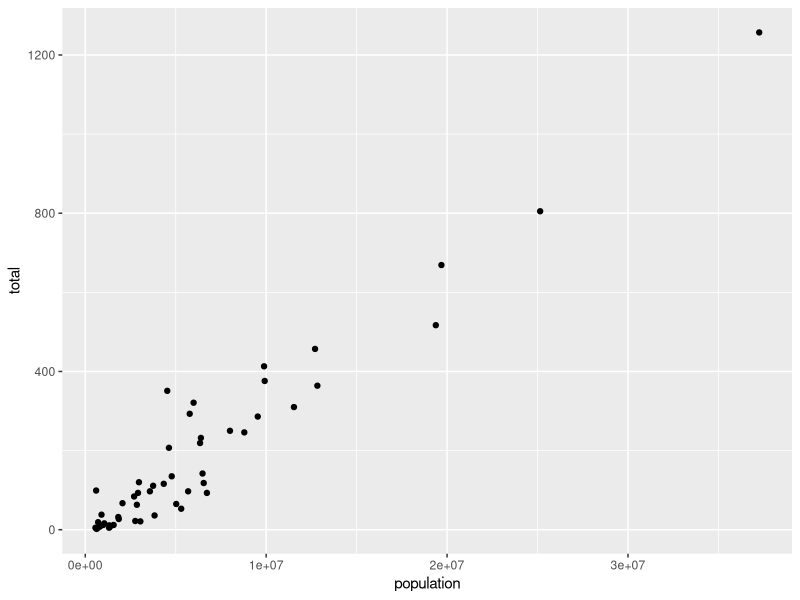

The R source for this figure:
#Cargamos los datos de asesinatos
#Recordar que ambos paquetes ggplot2 y dplyr 
#se encuentran en la librería tidyverse
library(dplyr)
library(ggplot2)
library(dslabs)
data(murders)

#Edita la siguiente línea para agregar un texto
#a cada punto que sea la abreviación del estado
## utiliza la función geom_label en lugar de geom_point
murders %>% ggplot(aes(population, total)) +
  geom_point()
#Prueba también la función geomtext() para agregar estos textos al gráfico.
